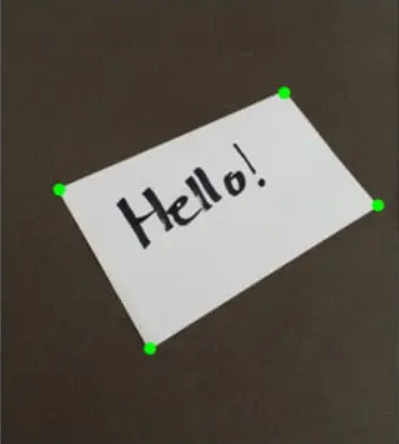
#> input picture hello.png, 399 x 444 px, found by its file name
$ python main.py
#> lines starting #> are read from the running program, lines starting #| are printed output that depends on the picture; after the words box and inside, x2 and y2 are one past the last pixel; in counts of white or black regions, pixels touching at a corner belong together
#> further down, img_original is the input picture: shape (444, 399, 3); mean B, G, R 81, 89.6, 95.2
#> `img = imutils.rotate_bound(img , +90)`:
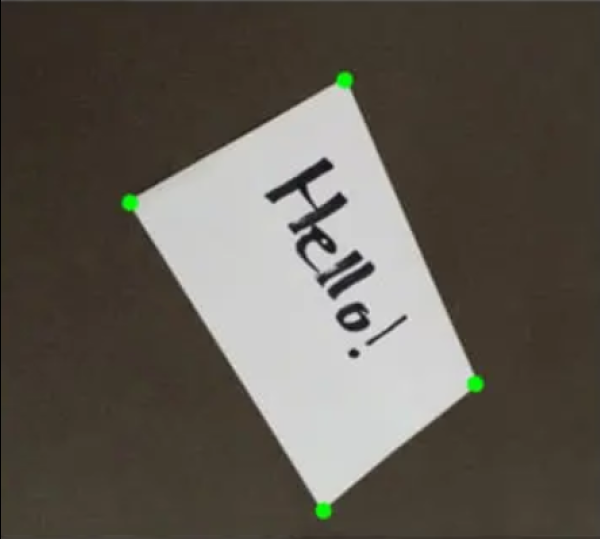
#> img: shape (539, 600, 3); mean B, G, R 80.9, 89.4, 95
import cv2
import numpy as np
import argparse
import imutils

# --- 1. THE PERSPECTIVE TRANSFORM MATH (Standard) ---
# [26 lines left out: functions order_points, four_point_transform, not called in this run]

# --- 2. AUTO-DETECTION (Green Logic) ---
def get_initial_corners(img):
    gray = cv2.cvtColor(img, cv2.COLOR_BGR2GRAY)
    blur = cv2.GaussianBlur(gray, (5, 5), 0)
    ret, thresh = cv2.threshold(blur, 0, 255, cv2.THRESH_BINARY | cv2.THRESH_OTSU)
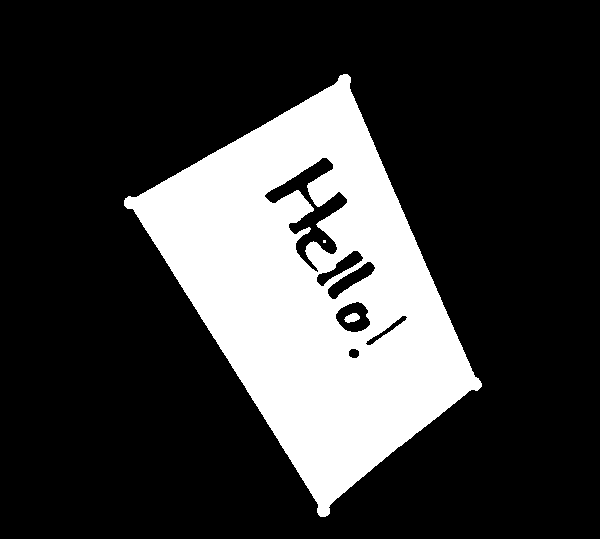
#> thresh: shape (539, 600); 22.8% white; 3 white regions (1 under 20 px)
#> ret = 130
    cnts, _ = cv2.findContours(thresh.copy(), cv2.RETR_EXTERNAL, cv2.CHAIN_APPROX_SIMPLE)
#> cnts = 1 contour; box (x1, y1, x2, y2) and area: (124, 74, 482, 517) 77660

    if len(cnts) > 0:
        cnts = sorted(cnts, key=cv2.contourArea, reverse=True)
        largest = cnts[0]
#> largest = contour of 741 points, box (x1, y1, x2, y2) (124, 74, 482, 517), area 77660
        peri = cv2.arcLength(largest, True)
#> peri = 1270

        # Try to find 4 corners automatically
        for eps in np.linspace(0.01, 0.10, 10):
            approx = cv2.approxPolyDP(largest, eps * peri, True)
            if len(approx) == 4:
                return approx.reshape(4, 2)
#> this loop made 1 pass
#> approx on pass 1: [[347, 74], [124, 200], [320, 516], [481, 386]]

    # Fallback: If auto-detection fails, return corners of the image with margin
    h, w = img.shape[:2]
    return np.array([[50, 50], [w-50, 50], [w-50, h-50], [50, h-50]])

# --- 3. MOUSE INTERACTION LOGIC ---
# Global variables to track state
doc_pts = None # Will store the 4 corners
selected_point_idx = -1 # Which point are we dragging? (-1 means none)

# [20 lines left out: function mouse_callback, not called in this run]

# --- MAIN LOOP ---
ap = argparse.ArgumentParser()
ap.add_argument("-i", "--image", default="./docs/hello.png", help="Path to image")
args = vars(ap.parse_args())

# Load and resize image
img_original = cv2.imread(args["image"])

# Resize for easier screen fit (keep aspect ratio logic for real apps usually)
img = imutils.resize(img_original, height=600)
img = imutils.rotate_bound(img , +90)
# 1. Get Initial Points (Auto)
doc_pts = get_initial_corners(img)
#> doc_pts = [[347, 74], [124, 200], [320, 516], [481, 386]]

# 2. Setup Window and Callback
cv2.namedWindow("Adjust Corners")
cv2.setMouseCallback("Adjust Corners", mouse_callback)

print("Instructions:")
print(" - Drag the GREEN corners to adjust.")
print(" - Press 's' to Scan/Crop.")
print(" - Press 'r' to Reset.")
print(" - Press 'q' to Quit.")

while True:
    # Always draw on a fresh copy so lines don't smear
    display_img = img.copy()

    # Draw the Polygon (Connecting lines)
    # Convert points to shape (1, 4, 2) for polyLines
    poly_pts = doc_pts.reshape((-1, 1, 2))
#> poly_pts = [[347, 74], [124, 200], [320, 516], [481, 386]]
    cv2.polylines(display_img, [poly_pts], True, (0, 255, 0), 2)
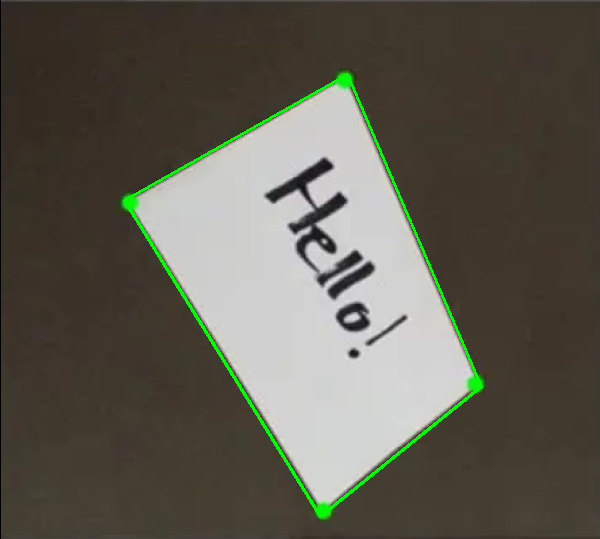
#> display_img: shape (539, 600, 3); 1.08% of pixels changed, all inside (x1, y1, x2, y2) = (123, 73, 483, 518)

    # Draw the Corners (Circles)
    for i, point in enumerate(doc_pts):
        color = (0, 0, 255) if i == selected_point_idx else (0, 255, 0)
        cv2.circle(display_img, tuple(point), 10, color, -1)
#> this loop made 4 passes
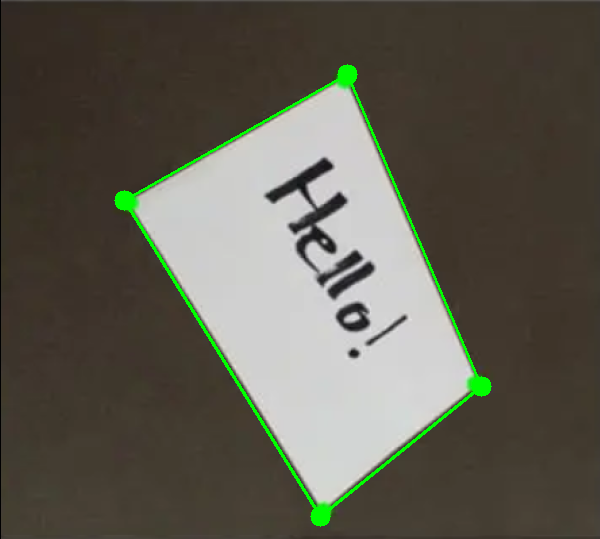
#> display_img: shape (539, 600, 3); 0.32% of pixels changed, all inside (x1, y1, x2, y2) = (114, 64, 492, 527)

    cv2.imshow("Adjust Corners", display_img)
    key = cv2.waitKey(1) & 0xFF
#> (key q is pressed here)

    if key == ord("s"): # Scan
        # We need float32 for the transform function
        warped = four_point_transform(img, doc_pts.astype("float32"))
        cv2.imshow("Scanned Result", warped)

    elif key == ord("r"): # Reset
        doc_pts = get_initial_corners(img)

    elif key == ord("q"):
        break

cv2.destroyAllWindows()
